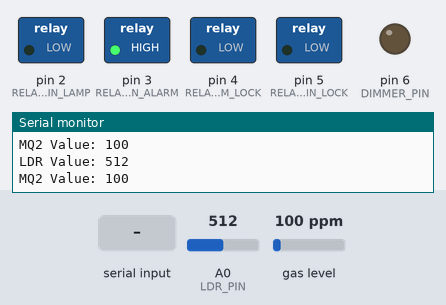
A sketch run on a simulated Arduino Uno, built with avr-gcc and run on an emulated ATmega328P. Parts: switched loads named in the sketch (green lamp = pin HIGH), output pins drawn as LEDs (lit = HIGH), the last lines printed to the serial monitor. The inputs (shaded band) are chosen by the test bench; at power-on: A0 (LDR_PIN) = 512, gas level 100 ppm.

Above: at 2.3 s.
2.4 s: A0 (LDR_PIN) set to 910
4.7 s: A0 (LDR_PIN) set to 928
At 7.8 s:
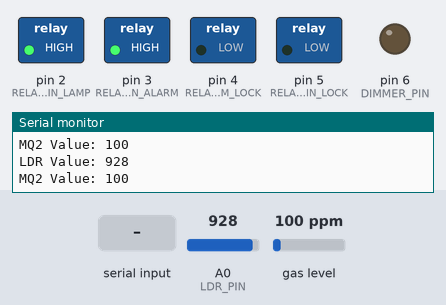
8.1 s: gas level set to 190 ppm
10.2 s: gas level set to 208 ppm
At 12.0 s:
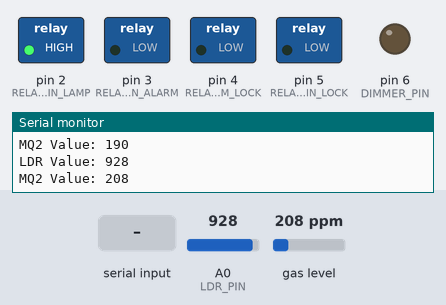
12.7 s: "DIMMER:90\n" received over the second serial link
At 14.2 s:
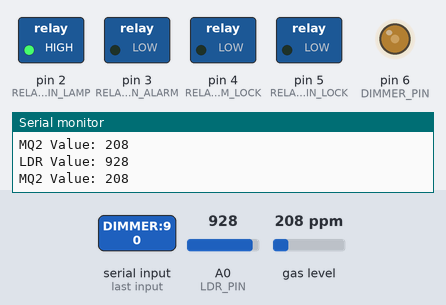
14.8 s: gas level set to 20 ppm
At 16.1 s:
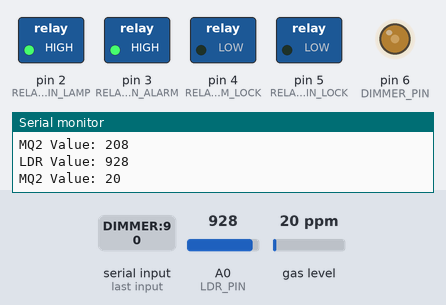
Timing chart, 0 to 17.8 s (numbered marks = the images above; inputs shaded):
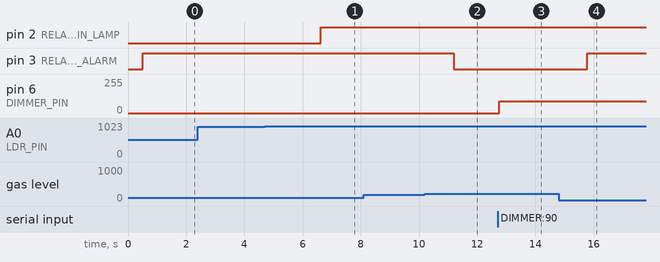

Measured:
- the behaviour switches between 920 and 921 on A0 (LDR_PIN) (found by bisection; images 0 and 1)
- the behaviour switches between 200 and 201 ppm on gas level (found by bisection; images 1 and 2)
- after the input at 4.7 s, pin 2 (RELAY_PIN_LAMP): LOW → HIGH after 1.9 s
- after the input at 10.2 s, pin 3 (RELAY_PIN_ALARM): HIGH → LOW after 1.0 s
- after the input at 12.7 s, pin 6 (DIMMER_PIN): 0/255 → 90/255 after 0.06 s
- after the input at 14.8 s, pin 3 (RELAY_PIN_ALARM): LOW → HIGH after 0.99 s

The sketch:

Arduino_smart_home.ino
```cpp
#include <MQ2.h>
#include <SoftwareSerial.h>

const int LDR_PIN = A0;
const int MQ2_PIN = A1;
const int RELAY_PIN_LAMP = 2;
const int RELAY_PIN_ALARM = 3;
const int RELAY_PIN_ROOM_LOCK = 4;
const int RELAY_PIN_MAIN_LOCK = 5;
const int DIMMER_PIN = 6;

MQ2 mq2(MQ2_PIN);

// Initialize software serial for communication with NodeMCU
SoftwareSerial espSerial(7, 8); // RX, TX

void setup() {
  pinMode(LDR_PIN, INPUT);
  pinMode(RELAY_PIN_LAMP, OUTPUT);
  pinMode(RELAY_PIN_ALARM, OUTPUT);
  pinMode(RELAY_PIN_ROOM_LOCK, OUTPUT);
  pinMode(RELAY_PIN_MAIN_LOCK, OUTPUT);
  pinMode(DIMMER_PIN, OUTPUT);
  Serial.begin(9600);
  espSerial.begin(9600);
}

void loop() {
  int ldrValue = analogRead(LDR_PIN);
  mq2.begin();
  int mq2Value = mq2.readLPG();

  // Lampu ruang utama dikontrol oleh LDR
  if (ldrValue < (1023 * 0.3)) { // Lampu menyala jika intensitas < 30%
    digitalWrite(RELAY_PIN_LAMP, LOW); // Lampu menyala
  } else if (ldrValue > (1023 * 0.9)) { // Lampu mati jika intensitas > 90%
    digitalWrite(RELAY_PIN_LAMP, HIGH); // Lampu mati
  }

  // Alarm dikontrol oleh sensor gas MQ2
  if (mq2Value > 200) { // Nilai threshold sesuai kebutuhan
    digitalWrite(RELAY_PIN_ALARM, LOW); // Alarm menyala
  } else {
    digitalWrite(RELAY_PIN_ALARM, HIGH); // Alarm mati
  }

  // Monitoring values
  Serial.print("LDR Value: ");
  Serial.println(ldrValue);
  Serial.print("MQ2 Value: ");
  Serial.println(mq2Value);

  // Send data to NodeMCU
  espSerial.print("LDR:");
  espSerial.println(ldrValue);
  espSerial.print("MQ2:");
  espSerial.println(mq2Value);
  espSerial.print("LAMP:");
  espSerial.println(digitalRead(RELAY_PIN_LAMP));

  // Receive commands from NodeMCU
  if (espSerial.available()) {
    String command = espSerial.readStringUntil('\n');
    if (command.startsWith("ROOM_LOCK:")) {
      String state = command.substring(10);
      if (state == "LOCK") {
        digitalWrite(RELAY_PIN_ROOM_LOCK, LOW);
      } else if (state == "UNLOCK") {
        digitalWrite(RELAY_PIN_ROOM_LOCK, HIGH);
      }
    } else if (command.startsWith("MAIN_LOCK:")) {
      String state = command.substring(10);
      if (state == "LOCK") {
        digitalWrite(RELAY_PIN_MAIN_LOCK, LOW);
      } else if (state == "UNLOCK") {
        digitalWrite(RELAY_PIN_MAIN_LOCK, HIGH);
      }
    } else if (command.startsWith("DIMMER:")) {
      int dimmerValue = command.substring(7).toInt();
      analogWrite(DIMMER_PIN, dimmerValue);
    }
  }

  delay(1000);
}
```
